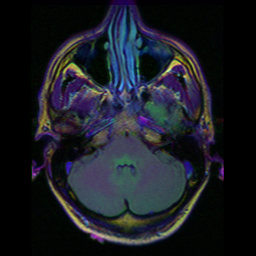
%> input picture Dataset/original/TCGA_CS_5393_19990606_5.tif, 256 x 256 px; its folder holds only this picture in this run
$ octave Demo.m   (GNU Octave 9; MATLAB toolbox functions it lacks are replaced by stand-ins)
%> lines starting %> are read from the running program, lines starting %| are printed output that depends on the picture; in (x1, y1, x2, y2) boxes, pixels count from 0 and x2, y2 are one past the last pixel; in counts of white or black regions, pixels touching at a corner belong together; the program's own positions count from 1
### main.m
function [accurcy,fm, Runtime, Sensitivity, Precision] = main(FileName, PathName)
%> called with FileName = 'TCGA_CS_5393_19990606_5.tif', PathName = 'Dataset'
%This demo shows how to call the weighted fuzzy C-means algorithm described in the paper:
%A.Golzari oskouei, N.Abdolmaleki and K.Shirini, "SFQC: Superpixel-based Fast Quantum Clustering
%for Brain MRI Segmentation" 2023.
%For the demonstration, the 13 MRI images of the above paper is used.
%Courtesy of A.Golzari Oskouei

%% Upload original image and its GT
Img=imread(strcat(PathName,'\original','\',FileName));
%> Img is the input picture: size 256x256x3 uint8; mean R, G, B 26, 28.4, 35.5
GT = imread(strcat(PathName,'\GT','\',FileName));

%% skull border remove
binarymak = skull_remove(Img);
Img = Img(3:end-3, 4:end-4, :);
GT = GT (3:end-3, 4:end-4);
Img = bsxfun(@times, Img, cast(binarymak, 'like', Img));

%% generate superpixels
%SFQC only needs a minimal structuring element for MMGR, we usually set SE=2 or SE=3 for
%MMGR.
SE=3;
L1=w_MMGR_WT(Img,SE);
L2=imdilate(L1,strel('square',2));
[~,~,~,centerLab]=Label_image(Img,L2);

%% Clustering phase: QC

q=2; % q=1/(2*sigma^2) => (smaller q (bigger kernel bandwidth) -> less clusters)

% data normalization (gives all vector unit length)
lambda1 = mean(sqrt(sum(centerLab.^2,2)));
xyData = centerLab./lambda1;

tic
D=graddesc(xyData,q,80);  %performs gradient descent on xyData with 80 steps
Label=FineCluster(D,0.1); % "collapse" the points to their final places and
Runtime = toc;

%% Lables (imagesize by imagesize)
Lr2=zeros(size(L2,1),size(L2,2));
for i=1:max(L2(:))
    Lr2=Lr2+(L2==i)*Label(i);
end

%% Results
a = double(reshape(GT, [1, size(GT,1) * size(GT,2)]));
b = double(reshape(Lr2, [1, size(GT,1) * size(GT,2)]));
EVAL = Evaluate(a',b');
accurcy=EVAL(1);
fm=EVAL(2);
Sensitivity = EVAL(4);
Precision = EVAL(5);
Lseg=Label_image(Img,Lr2);

%%figure
figure,imshow(Lseg);
imwrite(Lseg, strcat('Results','\',FileName))
end

### skull_remove.m
function [binaryImage] = skull_remove(f_ori)
fontSize = 24;
grayImage = rgb2gray(f_ori);
% Get the dimensions of the image.
% numberOfColorBands should be = 1.
[~, ~, numberOfColorBands] = size(grayImage);
if numberOfColorBands > 1
    % It's not really gray scale like we expected - it's color.
    % Convert it to gray scale by taking only the green channel.
    grayImage = grayImage(:, :, 2); % Take green channel.
end
% Display the original gray scale image.
% subplot(2, 3, 1);
% imshow(grayImage, []);
% axis on;
% title('Original Grayscale Image', 'FontSize',24);
% % Enlarge figure to full screen.
% set(gcf, 'Units', 'Normalized', 'OuterPosition', [0 0 1 1]);
% % Give a name to the title bar.
% set(gcf, 'Name', 'Demo by ImageAnalyst', 'NumberTitle', 'Off')
% Let's compute and display the histogram.
% [pixelCount, grayLevels] = imhist(grayImage);
% subplot(2, 3, 2);
% bar(grayLevels, pixelCount);
% grid on;
% title('Histogram of original image', 'FontSize', 24);
% xlim([0 grayLevels(end)]); % Scale x axis manually.
% Crop image to get rid of light box surrounding the image
grayImage = grayImage(3:end-3, 4:end-4);
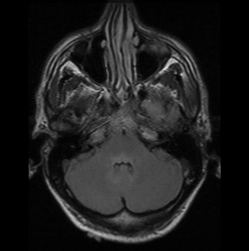
%> grayImage: size 251x249 uint8; min 0, max 232, mean 29.8
% Threshold to create a binary image
binaryImage = grayImage > 20;
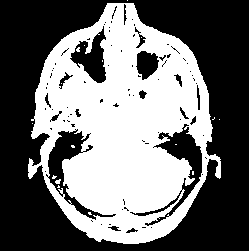
%> binaryImage: size 251x249 logical; 44.2% white; 17 white regions (15 under 20 px), largest, box (x1, y1, x2, y2) and area: (28, 3, 221, 244) 27539, (55, 179, 61, 184) 21
% Get rid of small specks of noise
binaryImage = bwareaopen(binaryImage, 10);
% Display the original gray scale image.
% subplot(2, 3, 3);
% imshow(binaryImage, []);
% axis on;
% title('Binary Image', 'FontSize', fontSize);
% Seal off the bottom of the head - make the last row white.
binaryImage(end,:) = true;
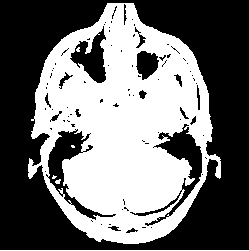
%> binaryImage: size 251x249 logical; 44.6% white; 6 white regions (3 under 20 px), largest, box (x1, y1, x2, y2) and area: (28, 3, 221, 244) 27539, (0, 250, 249, 251) 249, (55, 179, 61, 184) 21
% Fill the image
binaryImage = imfill(binaryImage, 'holes');
%> binaryImage: size 251x249 logical; 52.9% white; 1 black region, box (x1, y1, x2, y2) and area: (0, 0, 249, 250) 29447
% subplot(2, 3, 4);
% imshow(binaryImage, []);
% axis on;
% title('Cleaned Binary Image', 'FontSize', fontSize);
% Erode away 15 layers of pixels.
se = strel('disk', 15, 0);
binaryImage = imerode(binaryImage, se);
%> binaryImage: size 251x249 logical; 36.7% white; 1 white region, box (x1, y1, x2, y2) and area: (49, 18, 197, 229) 22947
%> in main, `GT = GT (3:end-3, 4:end-4);`:
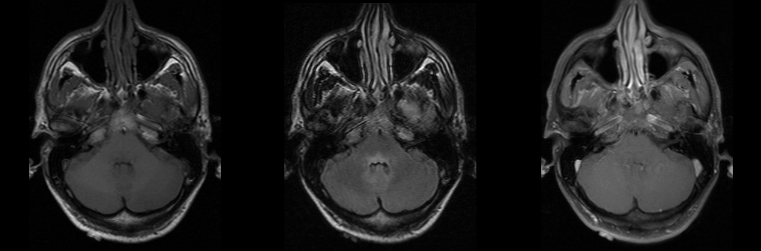
%> GT: size 251x761 uint8; min 0, max 255, mean 30.8
% [11 lines of commented-out code are left out]
end

### w_MMGR_WT.m
%% MMGR-WT achieves superpixel segmentation using adaptive and multiscale morphological gradient reconstruction
% L_seg is lable image with line
% i is the maximal iterations
% diff is the difference between the previous result and current gradient
function [L_seg,i,diff]=w_MMGR_WT(f,se_start)
%> called with se_start = 3
% gauP=5 is the default value
% se_start=1;
max_itr=50;
min_impro=0.0001;
%% step1 gaussian filtering
sigma=1.0;gausFilter=fspecial('gaussian',[5 5],sigma);g=imfilter(f,gausFilter,'replicate');
%% step2 compute gradient image
gg=colorspace('Lab<-RGB',g);
a1=sgrad_edge(normalized(gg(:,:,1))).^2;b1=sgrad_edge(abs(normalized(gg(:,:,2)))).^2;c1=sgrad_edge(normalized(gg(:,:,3))).^2;
ngrad_f1=sqrt(a1+b1+c1);
%% step3 MMGR
f_g=zeros(size(f,1),size(f,2));diff=zeros(max_itr,1);
for i=1:max_itr
    gx=w_recons_CO(ngrad_f1,strel('disk',i+se_start-1));
    f_g2=max(f_g,double(gx));
    f_g1=f_g;f_g=f_g2;
    diff(i)=mean2(abs(f_g1 - f_g2));
    if i > 1
        if diff(i) < min_impro, break; end
    end
end
%% step4  watershed
L_seg=watershed(f_g);

### colorspace.m
function varargout = colorspace(Conversion,varargin)
%> called with Conversion = 'Lab<-RGB'
%应用说明：f2=colorspace('HSV<-RGB',f);f2为输出，f为输入,‘HSV<-RGB’表示从RGB彩色空间转换到HSV彩色空间
%COLORSPACE  Convert a color image between color representations.
%   B = COLORSPACE(S,A) converts the color representation of image A
%   where S is a string specifying the conversion.  S tells the
%   source and destination color spaces, S = 'dest<-src', or
%   alternatively, S = 'src->dest'.  Supported color spaces are
%
%     'RGB'              R'G'B' Red Green Blue (ITU-R BT.709 gamma-corrected)
%     'YPbPr'            Luma (ITU-R BT.601) + Chroma
%     'YCbCr'/'YCC'      Luma + Chroma ("digitized" version of Y'PbPr)
%     'YUV'              NTSC PAL Y'UV Luma + Chroma
%     'YIQ'              NTSC Y'IQ Luma + Chroma
%     'YDbDr'            SECAM Y'DbDr Luma + Chroma
%     'JPEGYCbCr'        JPEG-Y'CbCr Luma + Chroma
%     'HSV'/'HSB'        Hue Saturation Value/Brightness
%     'HSL'/'HLS'/'HSI'  Hue Saturation Luminance/Intensity
%     'XYZ'              CIE XYZ
%     'Lab'              CIE L*a*b* (CIELAB)
%     'Luv'              CIE L*u*v* (CIELUV)
%     'Lch'              CIE L*ch (CIELCH)
%
%  All conversions assume 2 degree observer and D65 illuminant.  Color
%  space names are case insensitive.  When R'G'B' is the source or
%  destination, it can be omitted. For example 'yuv<-' is short for
%  'yuv<-rgb'.
%
%  MATLAB uses two standard data formats for R'G'B': double data with
%  intensities in the range 0 to 1, and uint8 data with integer-valued
%  intensities from 0 to 255.  As MATLAB's native datatype, double data is
%  the natural choice, and the R'G'B' format used by colorspace.  However,
%  for memory and computational performance, some functions also operate
%  with uint8 R'G'B'.  Given uint8 R'G'B' color data, colorspace will
%  first cast it to double R'G'B' before processing.
%
%  If A is an Mx3 array, like a colormap, B will also have size Mx3.
%
%  [B1,B2,B3] = COLORSPACE(S,A) specifies separate output channels.
%  COLORSPACE(S,A1,A2,A3) specifies separate input channels.
% Pascal Getreuer 2005-2006
%%% Input parsing %%%
if nargin < 2, error('Not enough input arguments.'); end
[SrcSpace,DestSpace] = parse(Conversion);
if nargin == 2
    Image = varargin{1};
elseif nargin >= 3
    Image = cat(3,varargin{:});
else
    error('Invalid number of input arguments.');
end
FlipDims = (size(Image,3) == 1);
if FlipDims, Image = permute(Image,[1,3,2]); end
if ~isa(Image,'double'), Image = double(Image)/255; end
if size(Image,3) ~= 3, error('Invalid input size.'); end
SrcT = gettransform(SrcSpace);
DestT = gettransform(DestSpace);
if ~ischar(SrcT) & ~ischar(DestT)
    % Both source and destination transforms are affine, so they
    % can be composed into one affine operation
    T = [DestT(:,1:3)*SrcT(:,1:3),DestT(:,1:3)*SrcT(:,4)+DestT(:,4)];
    Temp = zeros(size(Image));
    Temp(:,:,1) = T(1)*Image(:,:,1) + T(4)*Image(:,:,2) + T(7)*Image(:,:,3) + T(10);
    Temp(:,:,2) = T(2)*Image(:,:,1) + T(5)*Image(:,:,2) + T(8)*Image(:,:,3) + T(11);
    Temp(:,:,3) = T(3)*Image(:,:,1) + T(6)*Image(:,:,2) + T(9)*Image(:,:,3) + T(12);
    Image = Temp;
elseif ~ischar(DestT)
    Image = rgb(Image,SrcSpace);
    Temp = zeros(size(Image));
    Temp(:,:,1) = DestT(1)*Image(:,:,1) + DestT(4)*Image(:,:,2) + DestT(7)*Image(:,:,3) + DestT(10);
    Temp(:,:,2) = DestT(2)*Image(:,:,1) + DestT(5)*Image(:,:,2) + DestT(8)*Image(:,:,3) + DestT(11);
    Temp(:,:,3) = DestT(3)*Image(:,:,1) + DestT(6)*Image(:,:,2) + DestT(9)*Image(:,:,3) + DestT(12);
    Image = Temp;
else
    Image = feval(DestT,Image,SrcSpace);
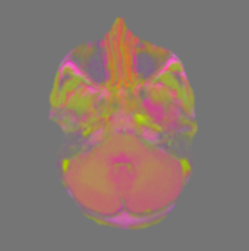
%> Image: size 251x249x3 double; mean R, G, B 10.9, 0.6, -3.6; drawn with min black and max white
end
%%% Output format %%%
if nargout > 1
    varargout = {Image(:,:,1),Image(:,:,2),Image(:,:,3)};
else
    if FlipDims, Image = permute(Image,[1,3,2]); end
    varargout = {Image};
%> varargout = 1 item
end
return;

function [SrcSpace,DestSpace] = parse(Str)
% Parse conversion argument
if isstr(Str)
    Str = lower(strrep(strrep(Str,'-',''),' ',''));
    k = find(Str == '>');

    if length(k) == 1         % Interpret the form 'src->dest'
        SrcSpace = Str(1:k-1);
        DestSpace = Str(k+1:end);
    else
        k = find(Str == '<');

        if length(k) == 1      % Interpret the form 'dest<-src'
            DestSpace = Str(1:k-1);
            SrcSpace = Str(k+1:end);
        else
            error(['Invalid conversion, ''',Str,'''.']);
        end
    end

    SrcSpace = alias(SrcSpace);
    DestSpace = alias(DestSpace);
else
    SrcSpace = 1;             % No source pre-transform
    DestSpace = Conversion;
    if any(size(Conversion) ~= 3), error('Transformation matrix must be 3x3.'); end
end
return;

function Space = alias(Space)
Space = strrep(Space,'cie','');
if isempty(Space)
    Space = 'rgb';
end
switch Space
    case {'ycbcr','ycc'}
        Space = 'ycbcr';
    case {'hsv','hsb'}
        Space = 'hsv';
    case {'hsl','hsi','hls'}
        Space = 'hsl';
    case {'rgb','yuv','yiq','ydbdr','ycbcr','jpegycbcr','xyz','lab','luv','lch'}
        return;
end
return;

function T = gettransform(Space)
% Get a colorspace transform: either a matrix describing an affine transform,
% or a string referring to a conversion subroutine
switch Space
    case 'ypbpr'
        T = [0.299,0.587,0.114,0;-0.1687367,-0.331264,0.5,0;0.5,-0.418688,-0.081312,0];
    case 'yuv'
        % R'G'B' to NTSC/PAL YUV
        T = [0.299,0.587,0.114,0;-0.147,-0.289,0.436,0;0.615,-0.515,-0.100,0];
    case 'ydbdr'
        % R'G'B' to SECAM YDbDr
        T = [0.299,0.587,0.114,0;-0.450,-0.883,1.333,0;-1.333,1.116,0.217,0];
    case 'yiq'
        % R'G'B' in [0,1] to NTSC YIQ in [0,1];[-0.595716,0.595716];[-0.522591,0.522591];
        T = [0.299,0.587,0.114,0;0.595716,-0.274453,-0.321263,0;0.211456,-0.522591,0.311135,0];
    case 'ycbcr'
        % R'G'B' (range [0,1]) to ITU-R BRT.601 (CCIR 601) Y'CbCr
        % Poynton, Equation 3, scaling of R'G'B to Y'PbPr conversion
        T = [65.481,128.553,24.966,16;-37.797,-74.203,112.0,128;112.0,-93.786,-18.214,128];
    case 'jpegycbcr'
        T = [0.299,0.587,0.114,0;-0.168736,-0.331264,0.5,0.5;0.5,-0.418688,-0.081312,0.5]*255;
    case {'rgb','xyz','hsv','hsl','lab','luv','lch'}
        T = Space;
    otherwise
        error(['Unknown color space, ''',Space,'''.']);
end
return;

function Image = rgb(Image,SrcSpace)
% Convert to Rec. 709 R'G'B' from 'SrcSpace'
switch SrcSpace
    case 'rgb'
        return;
    case 'hsv'
        % Convert HSV to R'G'B'
        Image = huetorgb((1 - Image(:,:,2)).*Image(:,:,3),Image(:,:,3),Image(:,:,1));
    case 'hsl'
        % Convert HSL to R'G'B'
        L = Image(:,:,3);
        Delta = Image(:,:,2).*min(L,1-L);
        Image = huetorgb(L-Delta,L+Delta,Image(:,:,1));
    case {'xyz','lab','luv','lch'}
        % Convert to CIE XYZ
        Image = xyz(Image,SrcSpace);
        % Convert XYZ to RGB
        T = [3.240479,-1.53715,-0.498535;-0.969256,1.875992,0.041556;0.055648,-0.204043,1.057311];
        R = T(1)*Image(:,:,1) + T(4)*Image(:,:,2) + T(7)*Image(:,:,3);  % R
        G = T(2)*Image(:,:,1) + T(5)*Image(:,:,2) + T(8)*Image(:,:,3);  % G
        B = T(3)*Image(:,:,1) + T(6)*Image(:,:,2) + T(9)*Image(:,:,3);  % B
        % Desaturate and rescale to constrain resulting RGB values to [0,1]
        AddWhite = -min(min(min(R,G),B),0);
        Scale = max(max(max(R,G),B)+AddWhite,1);
        R = (R + AddWhite)./Scale;
        G = (G + AddWhite)./Scale;
        B = (B + AddWhite)./Scale;
        % Apply gamma correction to convert RGB to Rec. 709 R'G'B'
        Image(:,:,1) = gammacorrection(R);  % R'
        Image(:,:,2) = gammacorrection(G);  % G'
        Image(:,:,3) = gammacorrection(B);  % B'
    otherwise  % Conversion is through an affine transform
        T = gettransform(SrcSpace);
        temp = inv(T(:,1:3));
        T = [temp,-temp*T(:,4)];
        R = T(1)*Image(:,:,1) + T(4)*Image(:,:,2) + T(7)*Image(:,:,3) + T(10);
        G = T(2)*Image(:,:,1) + T(5)*Image(:,:,2) + T(8)*Image(:,:,3) + T(11);
        B = T(3)*Image(:,:,1) + T(6)*Image(:,:,2) + T(9)*Image(:,:,3) + T(12);
        AddWhite = -min(min(min(R,G),B),0);
        Scale = max(max(max(R,G),B)+AddWhite,1);
        R = (R + AddWhite)./Scale;
        G = (G + AddWhite)./Scale;
        B = (B + AddWhite)./Scale;
        Image(:,:,1) = R;
        Image(:,:,2) = G;
        Image(:,:,3) = B;
end
% Clip to [0,1]
Image = min(max(Image,0),1);
return;


function Image = xyz(Image,SrcSpace)
% Convert to CIE XYZ from 'SrcSpace'
WhitePoint = [0.950456,1,1.088754];
switch SrcSpace
    case 'xyz'
        return;
    case 'luv'
        % Convert CIE L*uv to XYZ
        WhitePointU = (4*WhitePoint(1))./(WhitePoint(1) + 15*WhitePoint(2) + 3*WhitePoint(3));
        WhitePointV = (9*WhitePoint(2))./(WhitePoint(1) + 15*WhitePoint(2) + 3*WhitePoint(3));
        L = Image(:,:,1);
        Y = (L + 16)/116;
        Y = invf(Y)*WhitePoint(2);
        U = Image(:,:,2)./(13*L + 1e-6*(L==0)) + WhitePointU;
        V = Image(:,:,3)./(13*L + 1e-6*(L==0)) + WhitePointV;
        Image(:,:,1) = -(9*Y.*U)./((U-4).*V - U.*V);                  % X
        Image(:,:,2) = Y;                                             % Y
        Image(:,:,3) = (9*Y - (15*V.*Y) - (V.*Image(:,:,1)))./(3*V);  % Z
    case {'lab','lch'}
        Image = lab(Image,SrcSpace);
        % Convert CIE L*ab to XYZ
        fY = (Image(:,:,1) + 16)/116;
        fX = fY + Image(:,:,2)/500;
        fZ = fY - Image(:,:,3)/200;
        Image(:,:,1) = WhitePoint(1)*invf(fX);  % X
        Image(:,:,2) = WhitePoint(2)*invf(fY);  % Y
        Image(:,:,3) = WhitePoint(3)*invf(fZ);  % Z
    otherwise   % Convert from some gamma-corrected space
        % Convert to Rec. 701 R'G'B'
        Image = rgb(Image,SrcSpace);
        % Undo gamma correction
        R = invgammacorrection(Image(:,:,1));
        G = invgammacorrection(Image(:,:,2));
        B = invgammacorrection(Image(:,:,3));
        % Convert RGB to XYZ
        T = inv([3.240479,-1.53715,-0.498535;-0.969256,1.875992,0.041556;0.055648,-0.204043,1.057311]);
        Image(:,:,1) = T(1)*R + T(4)*G + T(7)*B;  % X
        Image(:,:,2) = T(2)*R + T(5)*G + T(8)*B;  % Y
        Image(:,:,3) = T(3)*R + T(6)*G + T(9)*B;  % Z
end
return;

% [34 lines left out: functions hsv, hsl, not called in this run]

function Image = lab(Image,SrcSpace)
% Convert to CIE L*a*b* (CIELAB)
WhitePoint = [0.950456,1,1.088754];
switch SrcSpace
    case 'lab'
        return;
    case 'lch'
        % Convert CIE L*CH to CIE L*ab
        C = Image(:,:,2);
        Image(:,:,2) = cos(Image(:,:,3)*pi/180).*C;  % a*
        Image(:,:,3) = sin(Image(:,:,3)*pi/180).*C;  % b*
    otherwise
        Image = xyz(Image,SrcSpace);  % Convert to XYZ
        % Convert XYZ to CIE L*a*b*
        X = Image(:,:,1)/WhitePoint(1);
        Y = Image(:,:,2)/WhitePoint(2);
        Z = Image(:,:,3)/WhitePoint(3);
        fX = f(X);
        fY = f(Y);
        fZ = f(Z);
        Image(:,:,1) = 116*fY - 16;    % L*
        Image(:,:,2) = 500*(fX - fY);  % a*
        Image(:,:,3) = 200*(fY - fZ);  % b*
end
return;

% [63 lines left out: functions luv, lch, huetorgb, rgbtohue, gammacorrection, not called in this run]

function R = invgammacorrection(Rp)
R = real(((Rp + 0.099)/1.099).^(1/0.45));
i = (R < 0.018);
R(i) = Rp(i)/4.5138;
return;

function fY = f(Y)
fY = real(Y.^(1/3));
i = (Y < 0.008856);
fY(i) = Y(i)*(841/108) + (4/29);
return;

% [5 lines left out: function invf, not called in this run]

### normalized.m
function g=normalized(a)
if length(size(a))<3
    g=g_normalized(a);
else
    f1=a(:,:,1);f2=a(:,:,2);f3=a(:,:,3);
    ff1=g_normalized(f1);ff2=g_normalized(f2);ff3=g_normalized(f3);
    g=cat(3,ff1,ff2,ff3);
end

function g=g_normalized(a)
a=double(a);
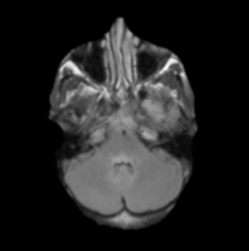
%> a: size 251x249 double; min 0, max 79.3, mean 10.9; drawn with min black and max white
a_min=min(a(:));
%> a_min = 0
g=a-a_min;
g_max=max(g(:));
%> g_max = 79.3
g=g/g_max;
%> g: size 251x249 double

### sgrad_edge.m
function grad_f=sgrad_edge(f)
f=double(f);
h=fspecial('sobel');
gs=imfilter(double(f),h);
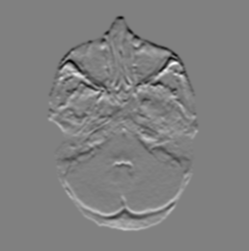
%> gs: size 251x249 double; min -1.59, max 1.57, mean 1.82e-18; drawn with min black and max white
gs2=imfilter(double(f),h');
grad_f=normalized(sqrt(gs.^2+gs2.^2));
%> (the rest of the program and of its run is left out)
